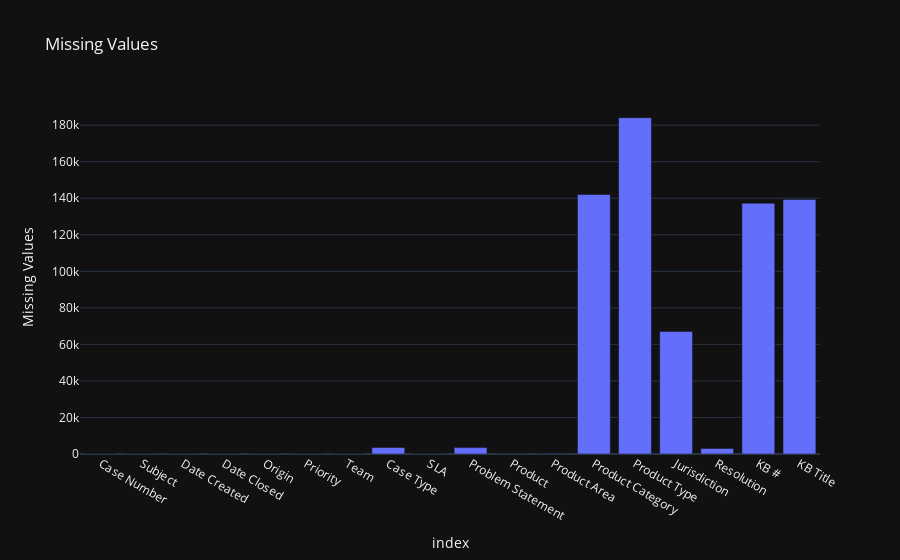

The notebook cell this image was saved under:
### Code cell
missing_values = df.isna().sum()
px.bar(missing_values,
       x=missing_values.index,
       y=missing_values.values,
       title="Missing Values",
       labels=dict(x="Variable", y="Missing Values"), template='plotly_dark')

### Figure 1 — Plotly figure (JSON) as saved in the notebook; plotly's stock layout.template omitted (floating-point values rounded to 4 significant figures)
{"data": [{"alignmentgroup": "True", "hovertemplate": "index=%{x}<br>Missing Values=%{y}<extra></extra>", "legendgroup": "", "marker": {"color": "#636efa", "pattern": {"shape": ""}}, "name": "", "offsetgroup": "", "orientation": "v", "showlegend": false, "textposition": "auto", "type": "bar", "x": ["Case Number", "Subject", "Date Created", "Date Closed", "Origin", "Priority", "Team", "Case Type", "SLA", "Problem Statement", "Product", "Product Area", "Product Category", "Product Type", "Jurisdiction", "Resolution", "KB #", "KB Title"], "xaxis": "x", "y": [0, 1, 0, 46, 0, 0, 2, 3591, 39, 3501, 124, 215, 142050, 184106, 67102, 3070, 137297, 139335], "yaxis": "y"}], "layout": {"barmode": "relative", "legend": {"tracegroupgap": 0}, "title": {"text": "Missing Values"}, "xaxis": {"anchor": "y", "domain": [0, 1], "title": {"text": "index"}}, "yaxis": {"anchor": "x", "domain": [0, 1], "title": {"text": "Missing Values"}}}}
